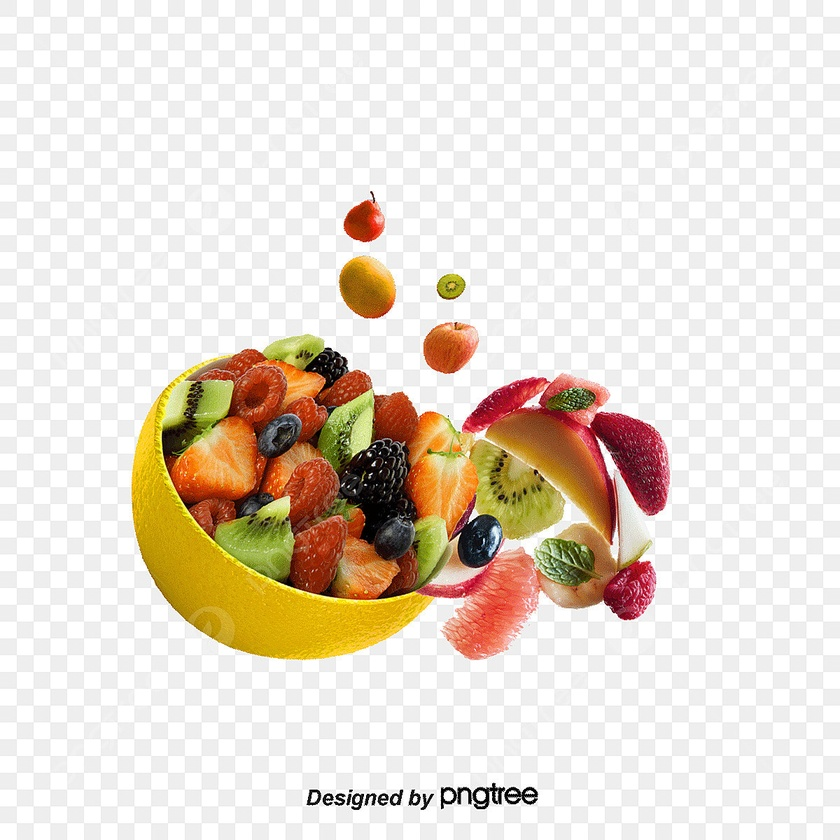
#> input picture Image/backgroud1.jpg, 840 x 840 px, shrunk from 1200 x 1200 before the run, given in place of qtran.jpg, which was not available
$ jupyter execute --allow-errors 02_3_Hybrid_images.ipynb   (shell and % lines are left out)   (text cells are left out)
#> lines starting #> are read from the running program, lines starting #| are printed output that depends on the picture; pictures that were not available may be replaced by others from this repository, and a replacement may not be noted
[cell 1]
#from google.colab import files
#uploaded = files.upload()

[cell 2]
from numpy.fft import fft2, ifft2, fftshift, ifftshift
import numpy as np
import matplotlib.pyplot as plt
import math
import cv2

[cell 3]
def makeGaussianFilter(numRows, numCols, sigma, highPass=True):
    centerI = int(numRows/2) + 1 if numRows % 2 == 1 else int(numRows/2)
    centerJ = int(numCols/2) + 1 if numCols % 2 == 1 else int(numCols/2)

    def gaussian(i,j):
        coefficient = math.exp(-1.0 * ((i - centerI)**2 + (j - centerJ)**2) / (2 * sigma**2))
        return 1 - coefficient if highPass else coefficient

    return np.array([[gaussian(i,j) for j in range(numCols)] for i in range(numRows)])

[cell 4]
def filterDFT(imageMatrix, filterMatrix):
    shiftedDFT = fftshift(fft2(imageMatrix))
    filteredDFT = shiftedDFT * filterMatrix

    return ifft2(ifftshift(filteredDFT))

[cell 5]
def lowPass(imageMatrix, sigma):
    n, m = imageMatrix.shape
    return filterDFT(imageMatrix, makeGaussianFilter(n, m, sigma, highPass=False))

def highPass(imageMatrix, sigma):
    n, m = imageMatrix.shape
    return filterDFT(imageMatrix, makeGaussianFilter(n, m, sigma, highPass=True))

[cell 6]
def hybridImage(highFreqImg, lowFreqImg, sigmaHigh, sigmaLow):
    highPassed = highPass(highFreqImg, sigmaHigh)
    lowPassed = lowPass(lowFreqImg, sigmaLow)

    return highPassed, lowPassed

[cell 7]
einstein = cv2.imread('/qtran.jpg')
#> einstein is the input picture: shape (840, 840, 3); mean B, G, R 208.2, 220.5, 231
einstein = cv2.cvtColor(einstein, cv2.COLOR_BGR2GRAY)
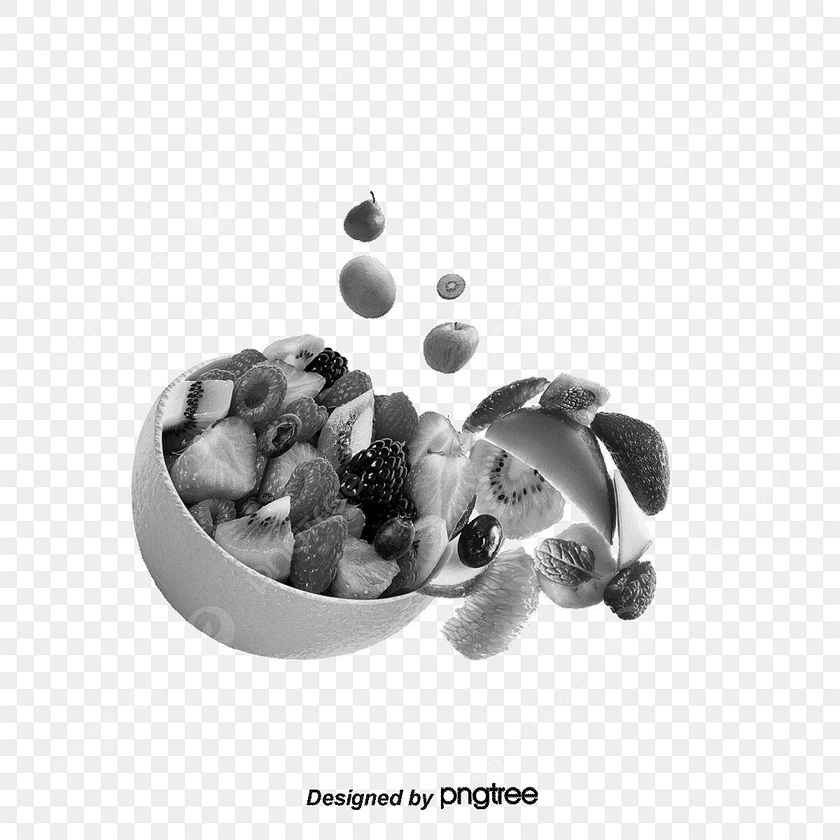
#> einstein: shape (840, 840); min 0, max 255, mean 222.3

marilyn = cv2.imread('/qtrann.jpg')
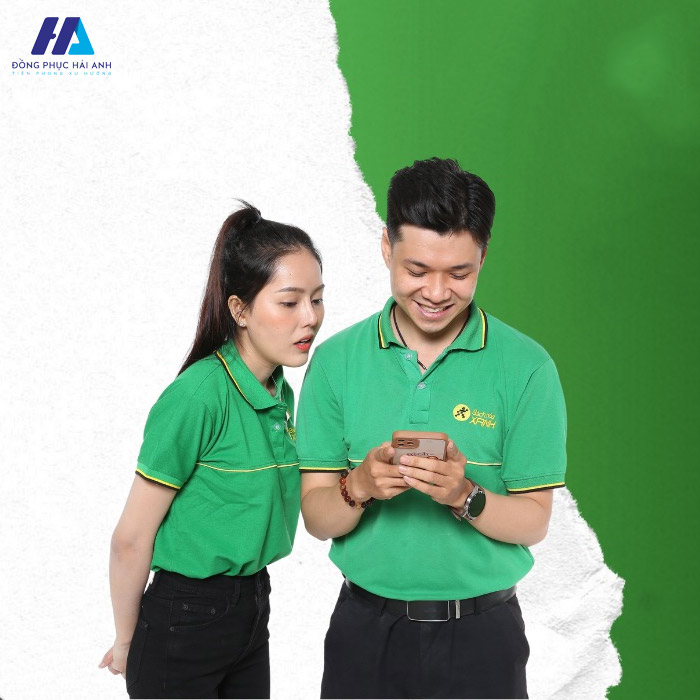
#> input picture Image/backgroud2.jpg, 700 x 700 px, given in place of qtrann.jpg, which was not available
#> marilyn is the input picture: shape (700, 700, 3); mean B, G, R 142, 174.5, 138.3
marilyn = cv2.cvtColor(marilyn, cv2.COLOR_BGR2GRAY)
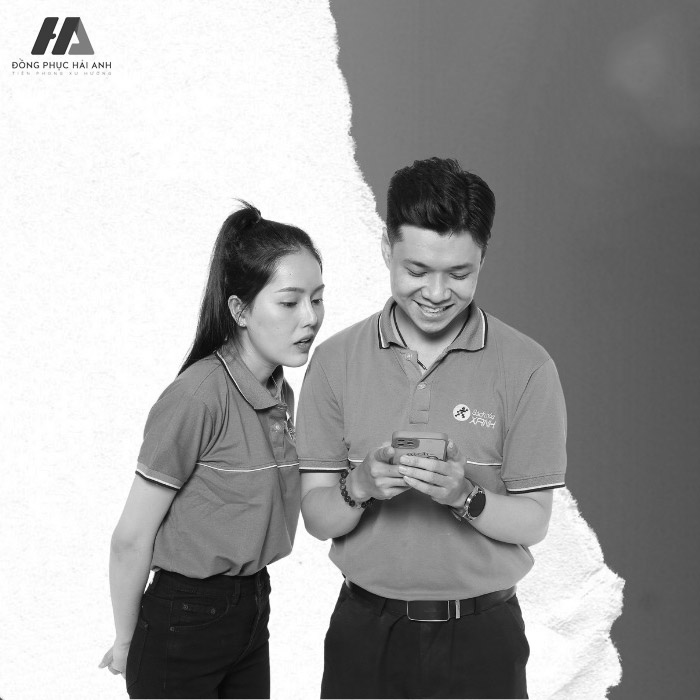
#> marilyn: shape (700, 700); min 6, max 255, mean 160


plt.subplot(121)
plt.imshow(einstein, cmap='gray')
plt.title('Einstein'), plt.xticks([]), plt.yticks([])

plt.subplot(122)
plt.imshow(marilyn, cmap='gray')
plt.title('Marilyn'), plt.xticks([]), plt.yticks([])

plt.show()
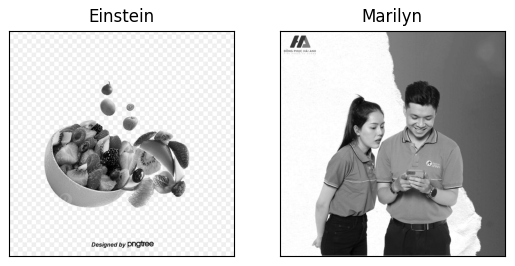
#> figure drawn by matplotlib, 2 panels

[cell 8]
high, low = hybridImage(einstein, marilyn, 25, 10)

plt.subplot(121)
plt.imshow(np.real(high), cmap='gray')
plt.title('High passed Einstein'), plt.xticks([]), plt.yticks([])

plt.subplot(122)
plt.imshow(np.real(low), cmap='gray')
plt.title('Low passed Marilyn'), plt.xticks([]), plt.yticks([])

plt.show()
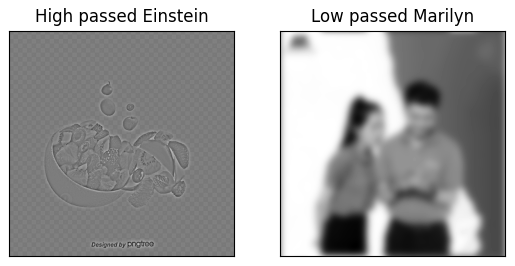
#> figure drawn by matplotlib, 2 panels
